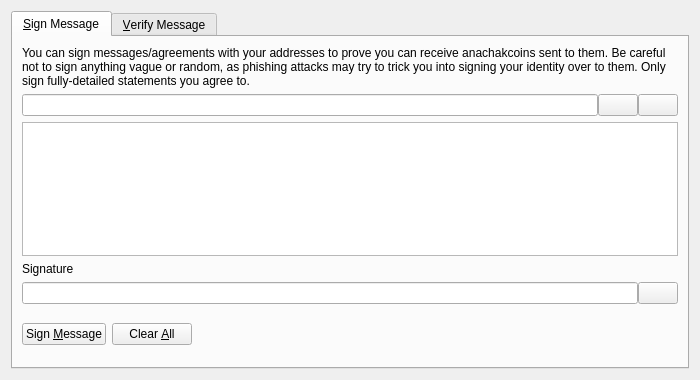
<?xml version="1.0" encoding="UTF-8"?>
<ui version="4.0">
 <class>SignVerifyMessageDialog</class>
 <widget class="QDialog" name="SignVerifyMessageDialog">
  <property name="geometry">
   <rect>
    <x>0</x>
    <y>0</y>
    <width>700</width>
    <height>380</height>
   </rect>
  </property>
  <property name="windowTitle">
   <string>Signatures - Sign / Verify a Message</string>
  </property>
  <property name="modal">
   <bool>true</bool>
  </property>
  <layout class="QVBoxLayout" name="verticalLayout">
   <item>
    <widget class="QTabWidget" name="tabWidget">
     <property name="currentIndex">
      <number>0</number>
     </property>
     <widget class="QWidget" name="tabSignMessage">
      <attribute name="title">
       <string>&amp;Sign Message</string>
      </attribute>
      <layout class="QVBoxLayout" name="verticalLayout_SM">
       <item>
        <widget class="QLabel" name="infoLabel_SM">
         <property name="text">
          <string>You can sign messages/agreements with your addresses to prove you can receive anachakcoins sent to them. Be careful not to sign anything vague or random, as phishing attacks may try to trick you into signing your identity over to them. Only sign fully-detailed statements you agree to.</string>
         </property>
         <property name="textFormat">
          <enum>Qt::PlainText</enum>
         </property>
         <property name="wordWrap">
          <bool>true</bool>
         </property>
        </widget>
       </item>
       <item>
        <layout class="QHBoxLayout" name="horizontalLayout_1_SM">
         <property name="spacing">
          <number>0</number>
         </property>
         <item>
          <widget class="QValidatedLineEdit" name="addressIn_SM">
           <property name="toolTip">
            <string>The Anachakcoin address to sign the message with</string>
           </property>
          </widget>
         </item>
         <item>
          <widget class="QPushButton" name="addressBookButton_SM">
           <property name="toolTip">
            <string>Choose previously used address</string>
           </property>
           <property name="text">
            <string/>
           </property>
           <property name="icon">
            <iconset resource="../bitcoin.qrc">
             <normaloff>:/icons/address-book</normaloff>:/icons/address-book</iconset>
           </property>
           <property name="shortcut">
            <string>Alt+A</string>
           </property>
           <property name="autoDefault">
            <bool>false</bool>
           </property>
          </widget>
         </item>
         <item>
          <widget class="QPushButton" name="pasteButton_SM">
           <property name="toolTip">
            <string>Paste address from clipboard</string>
           </property>
           <property name="text">
            <string/>
           </property>
           <property name="icon">
            <iconset resource="../bitcoin.qrc">
             <normaloff>:/icons/editpaste</normaloff>:/icons/editpaste</iconset>
           </property>
           <property name="shortcut">
            <string>Alt+P</string>
           </property>
           <property name="autoDefault">
            <bool>false</bool>
           </property>
          </widget>
         </item>
        </layout>
       </item>
       <item>
        <widget class="QPlainTextEdit" name="messageIn_SM">
         <property name="toolTip">
          <string>Enter the message you want to sign here</string>
         </property>
        </widget>
       </item>
       <item>
        <widget class="QLabel" name="signatureLabel_SM">
         <property name="text">
          <string>Signature</string>
         </property>
         <property name="textFormat">
          <enum>Qt::PlainText</enum>
         </property>
        </widget>
       </item>
       <item>
        <layout class="QHBoxLayout" name="horizontalLayout_2_SM">
         <property name="spacing">
          <number>0</number>
         </property>
         <item>
          <widget class="QLineEdit" name="signatureOut_SM">
           <property name="font">
            <font>
             <italic>true</italic>
            </font>
           </property>
           <property name="readOnly">
            <bool>true</bool>
           </property>
          </widget>
         </item>
         <item>
          <widget class="QPushButton" name="copySignatureButton_SM">
           <property name="toolTip">
            <string>Copy the current signature to the system clipboard</string>
           </property>
           <property name="text">
            <string/>
           </property>
           <property name="icon">
            <iconset resource="../bitcoin.qrc">
             <normaloff>:/icons/editcopy</normaloff>:/icons/editcopy</iconset>
           </property>
           <property name="autoDefault">
            <bool>false</bool>
           </property>
          </widget>
         </item>
        </layout>
       </item>
       <item>
        <layout class="QHBoxLayout" name="horizontalLayout_3_SM">
         <item>
          <widget class="QPushButton" name="signMessageButton_SM">
           <property name="toolTip">
            <string>Sign the message to prove you own this Anachakcoin address</string>
           </property>
           <property name="text">
            <string>Sign &amp;Message</string>
           </property>
           <property name="icon">
            <iconset resource="../bitcoin.qrc">
             <normaloff>:/icons/edit</normaloff>:/icons/edit</iconset>
           </property>
           <property name="autoDefault">
            <bool>false</bool>
           </property>
          </widget>
         </item>
         <item>
          <widget class="QPushButton" name="clearButton_SM">
           <property name="toolTip">
            <string>Reset all sign message fields</string>
           </property>
           <property name="text">
            <string>Clear &amp;All</string>
           </property>
           <property name="icon">
            <iconset resource="../bitcoin.qrc">
             <normaloff>:/icons/remove</normaloff>:/icons/remove</iconset>
           </property>
           <property name="autoDefault">
            <bool>false</bool>
           </property>
          </widget>
         </item>
         <item>
          <spacer name="horizontalSpacer_1_SM">
           <property name="orientation">
            <enum>Qt::Horizontal</enum>
           </property>
           <property name="sizeHint" stdset="0">
            <size>
             <width>40</width>
             <height>48</height>
            </size>
           </property>
          </spacer>
         </item>
         <item>
          <widget class="QLabel" name="statusLabel_SM">
           <property name="font">
            <font>
             <weight>75</weight>
             <bold>true</bold>
            </font>
           </property>
           <property name="text">
            <string/>
           </property>
           <property name="wordWrap">
            <bool>true</bool>
           </property>
          </widget>
         </item>
         <item>
          <spacer name="horizontalSpacer_2_SM">
           <property name="orientation">
            <enum>Qt::Horizontal</enum>
           </property>
           <property name="sizeHint" stdset="0">
            <size>
             <width>40</width>
             <height>48</height>
            </size>
           </property>
          </spacer>
         </item>
        </layout>
       </item>
      </layout>
     </widget>
     <widget class="QWidget" name="tabVerifyMessage">
      <attribute name="title">
       <string>&amp;Verify Message</string>
      </attribute>
      <layout class="QVBoxLayout" name="verticalLayout_VM">
       <item>
        <widget class="QLabel" name="infoLabel_VM">
         <property name="text">
          <string>Enter the receiver's address, message (ensure you copy line breaks, spaces, tabs, etc. exactly) and signature below to verify the message. Be careful not to read more into the signature than what is in the signed message itself, to avoid being tricked by a man-in-the-middle attack. Note that this only proves the signing party receives with the address, it cannot prove sendership of any transaction!</string>
         </property>
         <property name="textFormat">
          <enum>Qt::PlainText</enum>
         </property>
         <property name="alignment">
          <set>Qt::AlignLeading|Qt::AlignLeft|Qt::AlignTop</set>
         </property>
         <property name="wordWrap">
          <bool>true</bool>
         </property>
        </widget>
       </item>
       <item>
        <layout class="QHBoxLayout" name="horizontalLayout_1_VM">
         <property name="spacing">
          <number>0</number>
         </property>
         <item>
          <widget class="QValidatedLineEdit" name="addressIn_VM">
           <property name="toolTip">
            <string>The Anachakcoin address the message was signed with</string>
           </property>
          </widget>
         </item>
         <item>
          <widget class="QPushButton" name="addressBookButton_VM">
           <property name="toolTip">
            <string>Choose previously used address</string>
           </property>
           <property name="text">
            <string/>
           </property>
           <property name="icon">
            <iconset resource="../bitcoin.qrc">
             <normaloff>:/icons/address-book</normaloff>:/icons/address-book</iconset>
           </property>
           <property name="shortcut">
            <string>Alt+A</string>
           </property>
           <property name="autoDefault">
            <bool>false</bool>
           </property>
          </widget>
         </item>
        </layout>
       </item>
       <item>
        <widget class="QPlainTextEdit" name="messageIn_VM"/>
       </item>
       <item>
        <widget class="QValidatedLineEdit" name="signatureIn_VM"/>
       </item>
       <item>
        <layout class="QHBoxLayout" name="horizontalLayout_2_VM">
         <item>
          <widget class="QPushButton" name="verifyMessageButton_VM">
           <property name="toolTip">
            <string>Verify the message to ensure it was signed with the specified Anachakcoin address</string>
           </property>
           <property name="text">
            <string>Verify &amp;Message</string>
           </property>
           <property name="icon">
            <iconset resource="../bitcoin.qrc">
             <normaloff>:/icons/transaction_0</normaloff>:/icons/transaction_0</iconset>
           </property>
           <property name="autoDefault">
            <bool>false</bool>
           </property>
          </widget>
         </item>
         <item>
          <widget class="QPushButton" name="clearButton_VM">
           <property name="toolTip">
            <string>Reset all verify message fields</string>
           </property>
           <property name="text">
            <string>Clear &amp;All</string>
           </property>
           <property name="icon">
            <iconset resource="../bitcoin.qrc">
             <normaloff>:/icons/remove</normaloff>:/icons/remove</iconset>
           </property>
           <property name="autoDefault">
            <bool>false</bool>
           </property>
          </widget>
         </item>
         <item>
          <spacer name="horizontalSpacer_1_VM">
           <property name="orientation">
            <enum>Qt::Horizontal</enum>
           </property>
           <property name="sizeHint" stdset="0">
            <size>
             <width>40</width>
             <height>48</height>
            </size>
           </property>
          </spacer>
         </item>
         <item>
          <widget class="QLabel" name="statusLabel_VM">
           <property name="font">
            <font>
             <weight>75</weight>
             <bold>true</bold>
            </font>
           </property>
           <property name="text">
            <string/>
           </property>
           <property name="wordWrap">
            <bool>true</bool>
           </property>
          </widget>
         </item>
         <item>
          <spacer name="horizontalSpacer_2_VM">
           <property name="orientation">
            <enum>Qt::Horizontal</enum>
           </property>
           <property name="sizeHint" stdset="0">
            <size>
             <width>40</width>
             <height>48</height>
            </size>
           </property>
          </spacer>
         </item>
        </layout>
       </item>
      </layout>
     </widget>
    </widget>
   </item>
  </layout>
 </widget>
 <customwidgets>
  <customwidget>
   <class>QValidatedLineEdit</class>
   <extends>QLineEdit</extends>
   <header>qvalidatedlineedit.h</header>
  </customwidget>
 </customwidgets>
 <resources>
  <include location="../bitcoin.qrc"/>
 </resources>
 <connections/>
</ui>
